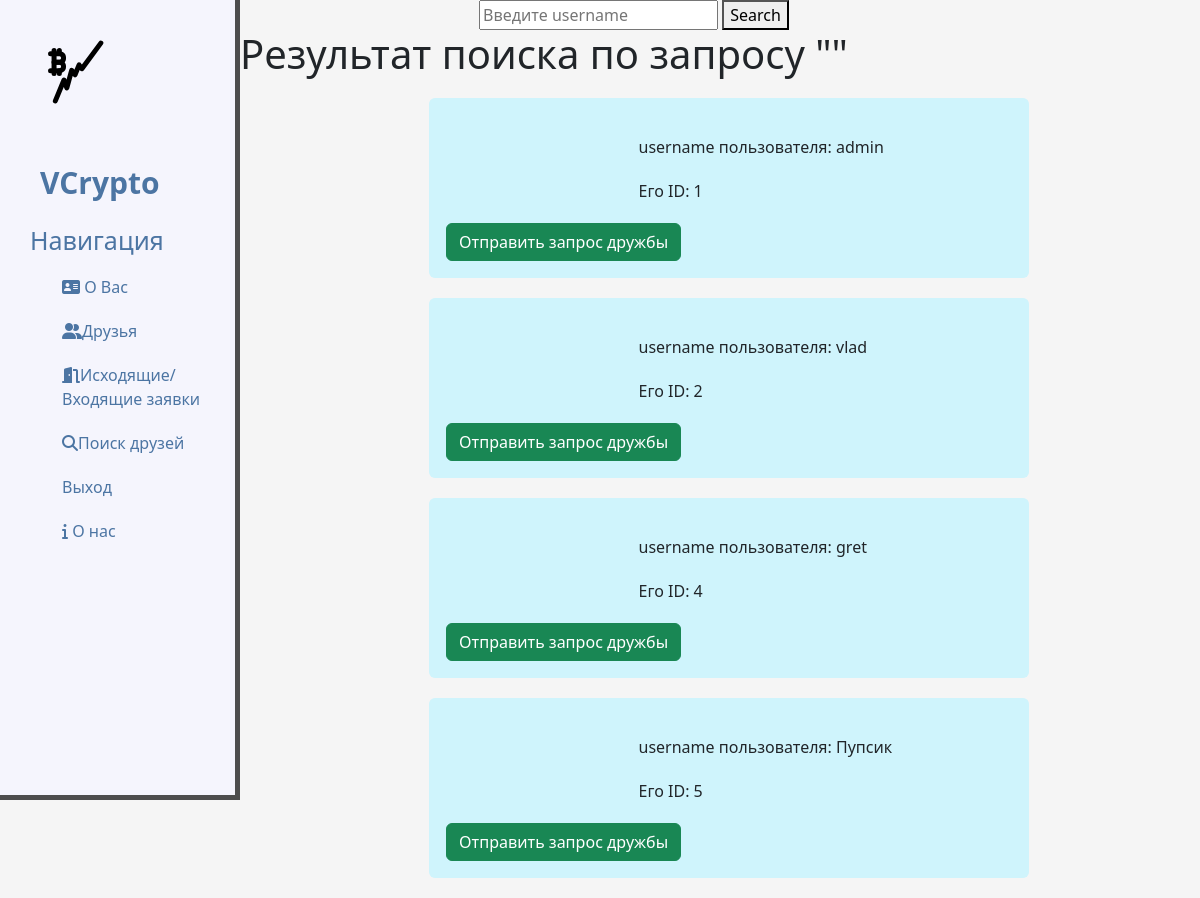
Screenshot of /search_results/ (signed in) with the database file from the repository.
### users/models.py (models this page shows)
class CustomUser(AbstractUser):
    friends = models.ManyToManyField('CustomUser', blank=True, symmetrical=True)
    bitcoin_address = models.CharField(max_length=100, blank=True)
    def __str__(self):
        return self.username

### main/views.py (the view)
# urls.py: path('search_results/', views.search_results, name='search_results'),
@login_required
def search_results(request):  # поисковая строка
    query = request.GET.get('query')
    if not query:
        query = ""
    results = models.CustomUser.objects.filter(username__icontains=query)
    print(results)
    return render(request, 'main/search_results.html', {'results': results, 'query': query})

### main/templatetags/extras.py (called while the page is built)
@register.simple_tag()
def get_friend_requests_receiver():  # показывает всех получателей
    return [x['receiver'] for x in FriendRequest.objects.values('receiver')]

@register.simple_tag()
def get_friend_requests_sender():  # показывает всех отправителей
    return [x['sender'] for x in FriendRequest.objects.values('sender')]

@register.simple_tag(name='receivers')
def receivers_list(user_id=None):  # показывает получателей от конкретного юзера
    receiver_ids = FriendRequest.objects.filter(sender=user_id).values_list('receiver', flat=True)
    return receiver_ids

@register.simple_tag(name='senders')
def senders_list(user_id=None):  # показывает получателей от конкретного юзера
    sender_ids = FriendRequest.objects.filter(receiver=user_id).values_list('sender', flat=True)
    return sender_ids

### main/templates/main/search_results.html (shortened to what this page needs)
{% extends 'main/layout.html' %}
{% load extras %}
{% block content %}
    <div class="feauture">
        <form action="{% url 'search_results' %}" method="get">
            <input type="text" name="query" placeholder="Введите username">
            <button type="submit">Search</button>
        </form>
        <h1>Результат поиска по запросу "{{ query }}"</h1>
        <ul>
            {% for result in results %}
                {% if user.id != result.id %}
                    <div class="alert alert-info">
                        {% get_friend_requests_receiver as friend_requests_receiver %}
                        {% get_friend_requests_sender as friend_requests_sender %}
                        {% receivers user_id=user.id as list_receivers %}
                        {% senders user_id=user.id as list_senders %}
                        <li><p>username пользователя: {{ result.username }}</p></li>
                        <li><p>Его ID: {{ result.id }}</p></li>
                        {% if result not in user.friends.all and result.id not in list_receivers and result.id not in list_senders %}
                            <a href="{% url 'send_friend_request' result.id %}" class="btn btn-success">Отправить запрос дружбы</a>
                        {% endif %}
                    </div>
                {% endif %}
            {% empty %}
                <li>No results found.</li>
            {% endfor %}
        </ul>
    </div>
{% endblock %}

### main/static/main/css/main.css (style rules this page uses)
body { background: #f5f5f5 }
form { margin-left: 32%; width: 500px; text-align: center; }
div ul li { list-style: none; text-decoration: none; display: block; margin-top: 20px; width: 400px; margin: 20px 34%; text-align: left; }
.alert { --bs-alert-padding-x: 1rem; --bs-alert-padding-y: 1rem; --bs-alert-margin-bottom: 1rem; --bs-alert-color: inherit; --bs-alert-border-color: transparent; --bs-alert-border: 1px solid var(--bs-alert-border-color); --bs-alert-border-radius: 0.375rem; position: relative; padding: var(--bs-alert-padding-y) var(--bs-alert-padding-x); margin-bottom: var(--bs-alert-margin-bottom); color: var(--bs-alert-color); background-color: var(--bs-alert-bg); border: var(--bs-alert-border); border-radius: var(--bs-alert-border-radius); list-style: none; text-decoration: none; display: block; margin-top: 20px; width: 600px; margin: 20px 34%; text-align: left; }

### rows the page displays
CustomUser: username "admin", id "1", shows "Отправить запрос дружбы"
CustomUser: username "vlad", id "2", shows "Отправить запрос дружбы"
CustomUser: username "gret", id "4", shows "Отправить запрос дружбы"
CustomUser: username "Пупсик", id "5", shows "Отправить запрос дружбы"
